Frame 1 (no input): blank canvas, image omitted
Frame 60 (the mouse pressed at the canvas centre just before this capture): blank canvas, image omitted
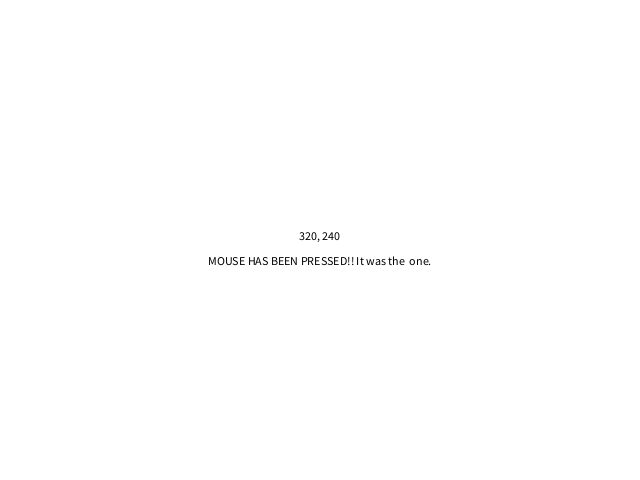
Frame 120 (the mouse held since frame 60 and released just before this capture)

The Processing sketch whose frames 1 and 60 were blank and that drew this single picture after the mouse press (run headless with seeded random() and noise(); from frame 60 on, the mouse is pressed at the canvas centre):

// Processing sketch: processing_123450
// ── processing_123450.pde

void setup() {
  size(640, 480);
  fill(0);
  textAlign(CENTER);
}
void draw() {
  background(255);
  text(mouseX+ ", " + mouseY, mouseX, mouseY);
  if (mousePressed) {
    String mou = "";
    if (mouseButton == 37) mou = "LEFT";
    else if (mouseButton == 39) mou = "RIGHT";
    text("MOUSE HAS BEEN PRESSED!! It was the " + mou + " one.", mouseX,mouseY+25);
  }
}
